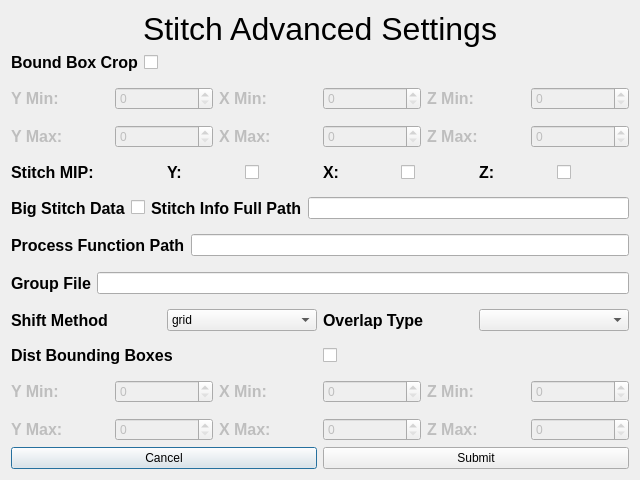
<?xml version="1.0" encoding="UTF-8"?>
<ui version="4.0">
 <class>stitchAdvanced</class>
 <widget class="QDialog" name="stitchAdvanced">
  <property name="geometry">
   <rect>
    <x>0</x>
    <y>0</y>
    <width>640</width>
    <height>480</height>
   </rect>
  </property>
  <property name="windowTitle">
   <string>Stitch Advanced Settings</string>
  </property>
  <layout class="QGridLayout" name="gridLayout">
   <item row="0" column="0">
    <layout class="QVBoxLayout" name="verticalLayout">
     <item>
      <layout class="QHBoxLayout" name="horizontalLayout">
       <item>
        <widget class="QLabel" name="label">
         <property name="font">
          <font>
           <pointsize>24</pointsize>
           <bold>false</bold>
          </font>
         </property>
         <property name="text">
          <string>Stitch Advanced Settings</string>
         </property>
         <property name="alignment">
          <set>Qt::AlignCenter</set>
         </property>
        </widget>
       </item>
      </layout>
     </item>
    </layout>
   </item>
   <item row="1" column="0">
    <layout class="QVBoxLayout" name="verticalLayout_2" stretch="1,1,1,1,1,1,1,1,1,1,1,1,1,1,1,1,1,1,1,1,1">
     <item>
      <layout class="QHBoxLayout" name="horizontalLayout_113" stretch="1">
       <item>
        <layout class="QHBoxLayout" name="horizontalLayout_2" stretch="1,4">
         <item>
          <widget class="QLabel" name="boundBoxCropLabel">
           <property name="font">
            <font>
             <pointsize>12</pointsize>
             <bold>true</bold>
            </font>
           </property>
           <property name="text">
            <string>Bound Box Crop</string>
           </property>
          </widget>
         </item>
         <item>
          <widget class="QCheckBox" name="boundBoxCheckBox">
           <property name="sizePolicy">
            <sizepolicy hsizetype="Preferred" vsizetype="Fixed">
             <horstretch>0</horstretch>
             <verstretch>0</verstretch>
            </sizepolicy>
           </property>
           <property name="text">
            <string/>
           </property>
          </widget>
         </item>
        </layout>
       </item>
      </layout>
     </item>
     <item>
      <spacer name="verticalSpacer_18">
       <property name="orientation">
        <enum>Qt::Vertical</enum>
       </property>
       <property name="sizeType">
        <enum>QSizePolicy::Preferred</enum>
       </property>
       <property name="sizeHint" stdset="0">
        <size>
         <width>20</width>
         <height>10</height>
        </size>
       </property>
      </spacer>
     </item>
     <item>
      <layout class="QHBoxLayout" name="horizontalLayout_114" stretch="1">
       <item>
        <layout class="QHBoxLayout" name="horizontalLayout_105">
         <item>
          <layout class="QHBoxLayout" name="horizontalLayout_3">
           <item>
            <widget class="QLabel" name="boundBoxYMinLabel">
             <property name="enabled">
              <bool>false</bool>
             </property>
             <property name="minimumSize">
              <size>
               <width>65</width>
               <height>0</height>
              </size>
             </property>
             <property name="font">
              <font>
               <pointsize>12</pointsize>
               <bold>true</bold>
              </font>
             </property>
             <property name="text">
              <string>Y Min:</string>
             </property>
            </widget>
           </item>
           <item>
            <widget class="QSpinBox" name="boundBoxYMinSpinBox">
             <property name="enabled">
              <bool>false</bool>
             </property>
             <property name="sizePolicy">
              <sizepolicy hsizetype="Preferred" vsizetype="Fixed">
               <horstretch>0</horstretch>
               <verstretch>0</verstretch>
              </sizepolicy>
             </property>
             <property name="minimumSize">
              <size>
               <width>50</width>
               <height>0</height>
              </size>
             </property>
             <property name="maximum">
              <number>1000000</number>
             </property>
            </widget>
           </item>
          </layout>
         </item>
         <item>
          <layout class="QHBoxLayout" name="horizontalLayout_10">
           <item>
            <widget class="QLabel" name="boundBoxXMinLabel">
             <property name="enabled">
              <bool>false</bool>
             </property>
             <property name="minimumSize">
              <size>
               <width>56</width>
               <height>0</height>
              </size>
             </property>
             <property name="font">
              <font>
               <pointsize>12</pointsize>
               <bold>true</bold>
              </font>
             </property>
             <property name="text">
              <string>X Min:</string>
             </property>
            </widget>
           </item>
           <item>
            <widget class="QSpinBox" name="boundBoxXMinSpinBox">
             <property name="enabled">
              <bool>false</bool>
             </property>
             <property name="sizePolicy">
              <sizepolicy hsizetype="Preferred" vsizetype="Fixed">
               <horstretch>0</horstretch>
               <verstretch>0</verstretch>
              </sizepolicy>
             </property>
             <property name="minimumSize">
              <size>
               <width>50</width>
               <height>0</height>
              </size>
             </property>
             <property name="maximum">
              <number>1000000</number>
             </property>
            </widget>
           </item>
          </layout>
         </item>
         <item>
          <layout class="QHBoxLayout" name="horizontalLayout_11">
           <item>
            <widget class="QLabel" name="boundBoxZMinLabel">
             <property name="enabled">
              <bool>false</bool>
             </property>
             <property name="minimumSize">
              <size>
               <width>55</width>
               <height>0</height>
              </size>
             </property>
             <property name="font">
              <font>
               <pointsize>12</pointsize>
               <bold>true</bold>
              </font>
             </property>
             <property name="text">
              <string>Z Min:</string>
             </property>
            </widget>
           </item>
           <item>
            <widget class="QSpinBox" name="boundBoxZMinSpinBox">
             <property name="enabled">
              <bool>false</bool>
             </property>
             <property name="sizePolicy">
              <sizepolicy hsizetype="Preferred" vsizetype="Fixed">
               <horstretch>0</horstretch>
               <verstretch>0</verstretch>
              </sizepolicy>
             </property>
             <property name="minimumSize">
              <size>
               <width>50</width>
               <height>0</height>
              </size>
             </property>
             <property name="maximum">
              <number>1000000</number>
             </property>
            </widget>
           </item>
          </layout>
         </item>
        </layout>
       </item>
      </layout>
     </item>
     <item>
      <spacer name="verticalSpacer_2">
       <property name="orientation">
        <enum>Qt::Vertical</enum>
       </property>
       <property name="sizeHint" stdset="0">
        <size>
         <width>20</width>
         <height>40</height>
        </size>
       </property>
      </spacer>
     </item>
     <item>
      <layout class="QHBoxLayout" name="horizontalLayout_115" stretch="1">
       <item>
        <layout class="QHBoxLayout" name="horizontalLayout_106">
         <item>
          <layout class="QHBoxLayout" name="horizontalLayout_12" stretch="0,0">
           <item>
            <widget class="QLabel" name="boundBoxYMaxLabel">
             <property name="enabled">
              <bool>false</bool>
             </property>
             <property name="minimumSize">
              <size>
               <width>56</width>
               <height>0</height>
              </size>
             </property>
             <property name="font">
              <font>
               <pointsize>12</pointsize>
               <bold>true</bold>
              </font>
             </property>
             <property name="text">
              <string>Y Max:</string>
             </property>
            </widget>
           </item>
           <item>
            <widget class="QSpinBox" name="boundBoxYMaxSpinBox">
             <property name="enabled">
              <bool>false</bool>
             </property>
             <property name="sizePolicy">
              <sizepolicy hsizetype="Preferred" vsizetype="Fixed">
               <horstretch>0</horstretch>
               <verstretch>0</verstretch>
              </sizepolicy>
             </property>
             <property name="minimumSize">
              <size>
               <width>50</width>
               <height>0</height>
              </size>
             </property>
             <property name="minimum">
              <number>0</number>
             </property>
             <property name="maximum">
              <number>1000000</number>
             </property>
             <property name="value">
              <number>0</number>
             </property>
            </widget>
           </item>
          </layout>
         </item>
         <item>
          <layout class="QHBoxLayout" name="horizontalLayout_13">
           <item>
            <widget class="QLabel" name="boundBoxXMaxLabel">
             <property name="enabled">
              <bool>false</bool>
             </property>
             <property name="font">
              <font>
               <pointsize>12</pointsize>
               <bold>true</bold>
              </font>
             </property>
             <property name="text">
              <string>X Max:</string>
             </property>
            </widget>
           </item>
           <item>
            <widget class="QSpinBox" name="boundBoxXMaxSpinBox">
             <property name="enabled">
              <bool>false</bool>
             </property>
             <property name="sizePolicy">
              <sizepolicy hsizetype="Preferred" vsizetype="Fixed">
               <horstretch>0</horstretch>
               <verstretch>0</verstretch>
              </sizepolicy>
             </property>
             <property name="minimumSize">
              <size>
               <width>50</width>
               <height>0</height>
              </size>
             </property>
             <property name="maximum">
              <number>1000000</number>
             </property>
            </widget>
           </item>
          </layout>
         </item>
         <item>
          <layout class="QHBoxLayout" name="horizontalLayout_14">
           <item>
            <widget class="QLabel" name="boundBoxZMaxLabel">
             <property name="enabled">
              <bool>false</bool>
             </property>
             <property name="font">
              <font>
               <pointsize>12</pointsize>
               <bold>true</bold>
              </font>
             </property>
             <property name="text">
              <string>Z Max:</string>
             </property>
            </widget>
           </item>
           <item>
            <widget class="QSpinBox" name="boundBoxZMaxSpinBox">
             <property name="enabled">
              <bool>false</bool>
             </property>
             <property name="sizePolicy">
              <sizepolicy hsizetype="Preferred" vsizetype="Fixed">
               <horstretch>0</horstretch>
               <verstretch>0</verstretch>
              </sizepolicy>
             </property>
             <property name="minimumSize">
              <size>
               <width>50</width>
               <height>0</height>
              </size>
             </property>
             <property name="maximum">
              <number>1000000</number>
             </property>
            </widget>
           </item>
          </layout>
         </item>
        </layout>
       </item>
      </layout>
     </item>
     <item>
      <spacer name="verticalSpacer_3">
       <property name="orientation">
        <enum>Qt::Vertical</enum>
       </property>
       <property name="sizeHint" stdset="0">
        <size>
         <width>20</width>
         <height>40</height>
        </size>
       </property>
      </spacer>
     </item>
     <item>
      <layout class="QHBoxLayout" name="stitchStitchMIPHorizontalLayout">
       <item>
        <layout class="QHBoxLayout" name="stitchStitchMIPLabelLayout">
         <item>
          <widget class="QLabel" name="stitchStitchMIPLabel">
           <property name="font">
            <font>
             <pointsize>12</pointsize>
             <bold>true</bold>
            </font>
           </property>
           <property name="text">
            <string>Stitch MIP:</string>
           </property>
          </widget>
         </item>
        </layout>
       </item>
       <item>
        <layout class="QHBoxLayout" name="stitchStitchMIPYHorizontalLayout">
         <item>
          <widget class="QLabel" name="stitchStitchMIPYLabel">
           <property name="enabled">
            <bool>true</bool>
           </property>
           <property name="font">
            <font>
             <pointsize>12</pointsize>
             <bold>true</bold>
            </font>
           </property>
           <property name="text">
            <string>Y:</string>
           </property>
          </widget>
         </item>
         <item>
          <widget class="QCheckBox" name="stitchStitchMIPYCheckBox">
           <property name="text">
            <string/>
           </property>
          </widget>
         </item>
        </layout>
       </item>
       <item>
        <layout class="QHBoxLayout" name="stitchStitchMIPXHorizontalLayout">
         <item>
          <widget class="QLabel" name="stitchStitchMIPXLabel">
           <property name="enabled">
            <bool>true</bool>
           </property>
           <property name="font">
            <font>
             <pointsize>12</pointsize>
             <bold>true</bold>
            </font>
           </property>
           <property name="text">
            <string>X:</string>
           </property>
          </widget>
         </item>
         <item>
          <widget class="QCheckBox" name="stitchStitchMIPXCheckBox">
           <property name="text">
            <string/>
           </property>
          </widget>
         </item>
        </layout>
       </item>
       <item>
        <layout class="QHBoxLayout" name="stitchStitchMIPZHorizontalLayout">
         <item>
          <widget class="QLabel" name="stitchStitchMIPZLabel">
           <property name="enabled">
            <bool>true</bool>
           </property>
           <property name="font">
            <font>
             <pointsize>12</pointsize>
             <bold>true</bold>
            </font>
           </property>
           <property name="text">
            <string>Z:</string>
           </property>
          </widget>
         </item>
         <item>
          <widget class="QCheckBox" name="stitchStitchMIPZCheckBox">
           <property name="text">
            <string/>
           </property>
          </widget>
         </item>
        </layout>
       </item>
      </layout>
     </item>
     <item>
      <spacer name="verticalSpacer">
       <property name="orientation">
        <enum>Qt::Vertical</enum>
       </property>
       <property name="sizeHint" stdset="0">
        <size>
         <width>20</width>
         <height>40</height>
        </size>
       </property>
      </spacer>
     </item>
     <item>
      <layout class="QHBoxLayout" name="horizontalLayout_5" stretch="1,4">
       <item>
        <layout class="QHBoxLayout" name="horizontalLayout_6">
         <item>
          <widget class="QLabel" name="bigStitchDataLabel">
           <property name="font">
            <font>
             <pointsize>12</pointsize>
             <bold>true</bold>
            </font>
           </property>
           <property name="text">
            <string>Big Stitch Data</string>
           </property>
          </widget>
         </item>
         <item>
          <widget class="QCheckBox" name="bigStitchDataCheckBox">
           <property name="text">
            <string/>
           </property>
          </widget>
         </item>
        </layout>
       </item>
       <item>
        <layout class="QHBoxLayout" name="horizontalLayout_7">
         <item>
          <widget class="QLabel" name="stitchInfoFullpathLabel">
           <property name="font">
            <font>
             <pointsize>12</pointsize>
             <bold>true</bold>
            </font>
           </property>
           <property name="text">
            <string>Stitch Info Full Path</string>
           </property>
          </widget>
         </item>
         <item>
          <widget class="QLineEdit" name="stitchInfoFullpathLineEdit"/>
         </item>
        </layout>
       </item>
      </layout>
     </item>
     <item>
      <spacer name="verticalSpacer_4">
       <property name="orientation">
        <enum>Qt::Vertical</enum>
       </property>
       <property name="sizeHint" stdset="0">
        <size>
         <width>20</width>
         <height>40</height>
        </size>
       </property>
      </spacer>
     </item>
     <item>
      <layout class="QHBoxLayout" name="horizontalLayout_8">
       <item>
        <layout class="QHBoxLayout" name="horizontalLayout_9">
         <item>
          <widget class="QLabel" name="processFunPathLabel">
           <property name="font">
            <font>
             <pointsize>12</pointsize>
             <bold>true</bold>
            </font>
           </property>
           <property name="text">
            <string>Process Function Path</string>
           </property>
          </widget>
         </item>
         <item>
          <widget class="QLineEdit" name="processFunPathLineEdit"/>
         </item>
        </layout>
       </item>
      </layout>
     </item>
     <item>
      <spacer name="verticalSpacer_5">
       <property name="orientation">
        <enum>Qt::Vertical</enum>
       </property>
       <property name="sizeHint" stdset="0">
        <size>
         <width>20</width>
         <height>40</height>
        </size>
       </property>
      </spacer>
     </item>
     <item>
      <layout class="QHBoxLayout" name="horizontalLayout_15">
       <item>
        <layout class="QHBoxLayout" name="horizontalLayout_16">
         <item>
          <widget class="QLabel" name="groupFileLabel">
           <property name="font">
            <font>
             <pointsize>12</pointsize>
             <bold>true</bold>
            </font>
           </property>
           <property name="text">
            <string>Group File</string>
           </property>
          </widget>
         </item>
         <item>
          <widget class="QLineEdit" name="groupFileLineEdit"/>
         </item>
        </layout>
       </item>
      </layout>
     </item>
     <item>
      <spacer name="verticalSpacer_6">
       <property name="orientation">
        <enum>Qt::Vertical</enum>
       </property>
       <property name="sizeHint" stdset="0">
        <size>
         <width>20</width>
         <height>40</height>
        </size>
       </property>
      </spacer>
     </item>
     <item>
      <layout class="QHBoxLayout" name="horizontalLayout_17">
       <item>
        <layout class="QHBoxLayout" name="horizontalLayout_18">
         <item>
          <widget class="QLabel" name="shiftMethodLabel">
           <property name="font">
            <font>
             <pointsize>12</pointsize>
             <bold>true</bold>
            </font>
           </property>
           <property name="text">
            <string>Shift Method</string>
           </property>
          </widget>
         </item>
         <item>
          <widget class="QComboBox" name="shiftMethodComboBox">
           <item>
            <property name="text">
             <string>grid</string>
            </property>
           </item>
           <item>
            <property name="text">
             <string>local</string>
            </property>
           </item>
           <item>
            <property name="text">
             <string>global</string>
            </property>
           </item>
           <item>
            <property name="text">
             <string>group</string>
            </property>
           </item>
           <item>
            <property name="text">
             <string>test</string>
            </property>
           </item>
          </widget>
         </item>
        </layout>
       </item>
       <item>
        <layout class="QHBoxLayout" name="horizontalLayout_19">
         <item>
          <widget class="QLabel" name="overlapTypeLabel">
           <property name="font">
            <font>
             <pointsize>12</pointsize>
             <bold>true</bold>
            </font>
           </property>
           <property name="text">
            <string>Overlap Type</string>
           </property>
          </widget>
         </item>
         <item>
          <widget class="QComboBox" name="overlapTypeComboBox">
           <item>
            <property name="text">
             <string/>
            </property>
           </item>
           <item>
            <property name="text">
             <string>none</string>
            </property>
           </item>
           <item>
            <property name="text">
             <string>half</string>
            </property>
           </item>
           <item>
            <property name="text">
             <string>full</string>
            </property>
           </item>
          </widget>
         </item>
        </layout>
       </item>
      </layout>
     </item>
     <item>
      <spacer name="verticalSpacer_7">
       <property name="orientation">
        <enum>Qt::Vertical</enum>
       </property>
       <property name="sizeHint" stdset="0">
        <size>
         <width>20</width>
         <height>40</height>
        </size>
       </property>
      </spacer>
     </item>
     <item>
      <layout class="QHBoxLayout" name="horizontalLayout_20">
       <item>
        <layout class="QHBoxLayout" name="horizontalLayout_21">
         <item>
          <widget class="QLabel" name="distBboxesLabel">
           <property name="font">
            <font>
             <pointsize>12</pointsize>
             <bold>true</bold>
            </font>
           </property>
           <property name="text">
            <string>Dist Bounding Boxes</string>
           </property>
          </widget>
         </item>
         <item>
          <widget class="QCheckBox" name="distBboxesCheckBox">
           <property name="text">
            <string/>
           </property>
          </widget>
         </item>
        </layout>
       </item>
      </layout>
     </item>
     <item>
      <spacer name="verticalSpacer_8">
       <property name="orientation">
        <enum>Qt::Vertical</enum>
       </property>
       <property name="sizeHint" stdset="0">
        <size>
         <width>20</width>
         <height>40</height>
        </size>
       </property>
      </spacer>
     </item>
     <item>
      <layout class="QHBoxLayout" name="horizontalLayout_22">
       <item>
        <layout class="QHBoxLayout" name="horizontalLayout_28">
         <item>
          <widget class="QLabel" name="distBboxesYMinLabel">
           <property name="enabled">
            <bool>false</bool>
           </property>
           <property name="font">
            <font>
             <pointsize>12</pointsize>
             <bold>true</bold>
            </font>
           </property>
           <property name="text">
            <string>Y Min:</string>
           </property>
          </widget>
         </item>
         <item>
          <widget class="QSpinBox" name="distBboxesYMinSpinBox">
           <property name="enabled">
            <bool>false</bool>
           </property>
          </widget>
         </item>
        </layout>
       </item>
       <item>
        <layout class="QHBoxLayout" name="horizontalLayout_27">
         <item>
          <widget class="QLabel" name="distBboxesXMinLabel">
           <property name="enabled">
            <bool>false</bool>
           </property>
           <property name="font">
            <font>
             <pointsize>12</pointsize>
             <bold>true</bold>
            </font>
           </property>
           <property name="text">
            <string>X Min:</string>
           </property>
          </widget>
         </item>
         <item>
          <widget class="QSpinBox" name="distBboxesXMinSpinBox">
           <property name="enabled">
            <bool>false</bool>
           </property>
          </widget>
         </item>
        </layout>
       </item>
       <item>
        <layout class="QHBoxLayout" name="horizontalLayout_26">
         <item>
          <widget class="QLabel" name="distBboxesZMinLabel">
           <property name="enabled">
            <bool>false</bool>
           </property>
           <property name="font">
            <font>
             <pointsize>12</pointsize>
             <bold>true</bold>
            </font>
           </property>
           <property name="text">
            <string>Z Min:</string>
           </property>
          </widget>
         </item>
         <item>
          <widget class="QSpinBox" name="distBboxesZMinSpinBox">
           <property name="enabled">
            <bool>false</bool>
           </property>
          </widget>
         </item>
        </layout>
       </item>
      </layout>
     </item>
     <item>
      <spacer name="verticalSpacer_9">
       <property name="orientation">
        <enum>Qt::Vertical</enum>
       </property>
       <property name="sizeHint" stdset="0">
        <size>
         <width>20</width>
         <height>40</height>
        </size>
       </property>
      </spacer>
     </item>
     <item>
      <layout class="QHBoxLayout" name="horizontalLayout_33">
       <item>
        <layout class="QHBoxLayout" name="horizontalLayout_34">
         <item>
          <layout class="QHBoxLayout" name="horizontalLayout_25">
           <item>
            <widget class="QLabel" name="distBboxesYMaxLabel">
             <property name="enabled">
              <bool>false</bool>
             </property>
             <property name="font">
              <font>
               <pointsize>12</pointsize>
               <bold>true</bold>
              </font>
             </property>
             <property name="text">
              <string>Y Max:</string>
             </property>
            </widget>
           </item>
           <item>
            <widget class="QSpinBox" name="distBboxesYMaxSpinBox">
             <property name="enabled">
              <bool>false</bool>
             </property>
            </widget>
           </item>
          </layout>
         </item>
         <item>
          <layout class="QHBoxLayout" name="horizontalLayout_24">
           <item>
            <widget class="QLabel" name="distBboxesXMaxLabel">
             <property name="enabled">
              <bool>false</bool>
             </property>
             <property name="font">
              <font>
               <pointsize>12</pointsize>
               <bold>true</bold>
              </font>
             </property>
             <property name="text">
              <string>X Max:</string>
             </property>
            </widget>
           </item>
           <item>
            <widget class="QSpinBox" name="distBboxesXMaxSpinBox">
             <property name="enabled">
              <bool>false</bool>
             </property>
            </widget>
           </item>
          </layout>
         </item>
         <item>
          <layout class="QHBoxLayout" name="horizontalLayout_23">
           <item>
            <widget class="QLabel" name="distBboxesZMaxLabel">
             <property name="enabled">
              <bool>false</bool>
             </property>
             <property name="font">
              <font>
               <pointsize>12</pointsize>
               <bold>true</bold>
              </font>
             </property>
             <property name="text">
              <string>Z Max:</string>
             </property>
            </widget>
           </item>
           <item>
            <widget class="QSpinBox" name="distBboxesZMaxSpinBox">
             <property name="enabled">
              <bool>false</bool>
             </property>
            </widget>
           </item>
          </layout>
         </item>
        </layout>
       </item>
      </layout>
     </item>
    </layout>
   </item>
   <item row="2" column="0">
    <layout class="QVBoxLayout" name="verticalLayout_3">
     <item>
      <layout class="QHBoxLayout" name="horizontalLayout_4">
       <item>
        <widget class="QPushButton" name="cancelButton">
         <property name="text">
          <string>Cancel</string>
         </property>
        </widget>
       </item>
       <item>
        <widget class="QPushButton" name="submitButton">
         <property name="text">
          <string>Submit</string>
         </property>
        </widget>
       </item>
      </layout>
     </item>
    </layout>
   </item>
  </layout>
 </widget>
 <resources/>
 <connections/>
</ui>
